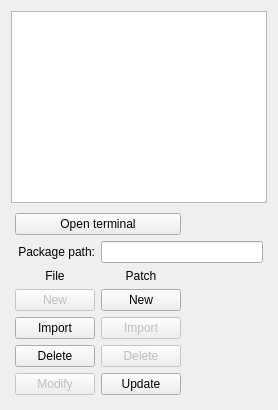
           <widget class="QWidget" name="localDirectoryTab">
            <attribute name="title">
             <string>Local directory</string>
            </attribute>
            <layout class="QGridLayout" name="gridLayout_12">
             <item row="5" column="0">
              <widget class="QWidget" name="widget" native="true">
               <layout class="QGridLayout" name="gridLayout_11">
                <property name="margin">
                 <number>4</number>
                </property>
                <property name="spacing">
                 <number>-1</number>
                </property>
                <item row="8" column="1">
                 <widget class="QPushButton" name="newFileButton">
                  <property name="enabled">
                   <bool>false</bool>
                  </property>
                  <property name="minimumSize">
                   <size>
                    <width>80</width>
                    <height>0</height>
                   </size>
                  </property>
                  <property name="toolTip">
                   <string>Create a new empty file and add it to the package.
(not implemented yet)</string>
                  </property>
                  <property name="text">
                   <string>New</string>
                  </property>
                 </widget>
                </item>
                <item row="11" column="1">
                 <widget class="QPushButton" name="deleteFileButton">
                  <property name="toolTip">
                   <string>Remove the selected file from the package.</string>
                  </property>
                  <property name="text">
                   <string>Delete</string>
                  </property>
                 </widget>
                </item>
                <item row="10" column="1">
                 <widget class="QPushButton" name="addFileButton">
                  <property name="toolTip">
                   <string>Import files into the package.</string>
                  </property>
                  <property name="text">
                   <string>Import</string>
                  </property>
                 </widget>
                </item>
                <item row="12" column="1">
                 <widget class="QPushButton" name="modifyFileButton">
                  <property name="enabled">
                   <bool>false</bool>
                  </property>
                  <property name="toolTip">
                   <string>Launch an editor on the selected file.</string>
                  </property>
                  <property name="text">
                   <string>Modify</string>
                  </property>
                 </widget>
                </item>
                <item row="2" column="1">
                 <widget class="QLabel" name="fileLabel">
                  <property name="text">
                   <string>File</string>
                  </property>
                  <property name="alignment">
                   <set>Qt::AlignCenter</set>
                  </property>
                 </widget>
                </item>
                <item row="11" column="3">
                 <spacer name="horizontalSpacer_2">
                  <property name="orientation">
                   <enum>Qt::Horizontal</enum>
                  </property>
                  <property name="sizeHint" stdset="0">
                   <size>
                    <width>40</width>
                    <height>20</height>
                   </size>
                  </property>
                 </spacer>
                </item>
                <item row="1" column="1">
                 <widget class="QLabel" name="packagePathLabel">
                  <property name="text">
                   <string>Package path:</string>
                  </property>
                  <property name="alignment">
                   <set>Qt::AlignRight|Qt::AlignTrailing|Qt::AlignVCenter</set>
                  </property>
                 </widget>
                </item>
                <item row="1" column="2" colspan="2">
                 <widget class="QLineEdit" name="packagePathLineEdit">
                  <property name="readOnly">
                   <bool>true</bool>
                  </property>
                 </widget>
                </item>
                <item row="8" column="2">
                 <widget class="QPushButton" name="generatePatchButton">
                  <property name="toolTip">
                   <string>Generate a patch from the changes made into the chroot,
 and add this patch to the package and into the yaml/spec files.
    -You need to do the '%prep' first.
    -This new patch becomes the current patch of the package, until the next '%prep'.</string>
                  </property>
                  <property name="text">
                   <string>New</string>
                  </property>
                 </widget>
                </item>
                <item row="2" column="2">
                 <widget class="QLabel" name="label_3">
                  <property name="text">
                   <string>Patch</string>
                  </property>
                  <property name="alignment">
                   <set>Qt::AlignCenter</set>
                  </property>
                 </widget>
                </item>
                <item row="0" column="1" colspan="2">
                 <widget class="QPushButton" name="openTermButton">
                  <property name="toolTip">
                   <string>Open a terminal in the package's OSC directory.</string>
                  </property>
                  <property name="text">
                   <string>Open terminal</string>
                  </property>
                 </widget>
                </item>
                <item row="10" column="2">
                 <widget class="QPushButton" name="importPatchButton">
                  <property name="enabled">
                   <bool>false</bool>
                  </property>
                  <property name="toolTip">
                   <string>Import a patch (not implemented yet).</string>
                  </property>
                  <property name="text">
                   <string>Import</string>
                  </property>
                 </widget>
                </item>
                <item row="11" column="2">
                 <widget class="QPushButton" name="deletePatchButton">
                  <property name="enabled">
                   <bool>false</bool>
                  </property>
                  <property name="toolTip">
                   <string>Deleted a patch (not implemented yet).</string>
                  </property>
                  <property name="text">
                   <string>Delete</string>
                  </property>
                 </widget>
                </item>
                <item row="12" column="2">
                 <widget class="QPushButton" name="modifyPatchButton">
                  <property name="toolTip">
                   <string>Update the current patch with new modifications.</string>
                  </property>
                  <property name="text">
                   <string>Update</string>
                  </property>
                 </widget>
                </item>
               </layout>
              </widget>
             </item>
             <item row="2" column="0">
              <widget class="QTableView" name="fileTableView">
               <property name="sortingEnabled">
                <bool>true</bool>
               </property>
               <attribute name="horizontalHeaderDefaultSectionSize">
                <number>150</number>
               </attribute>
               <attribute name="verticalHeaderVisible">
                <bool>false</bool>
               </attribute>
              </widget>
             </item>
            </layout>
           </widget>
